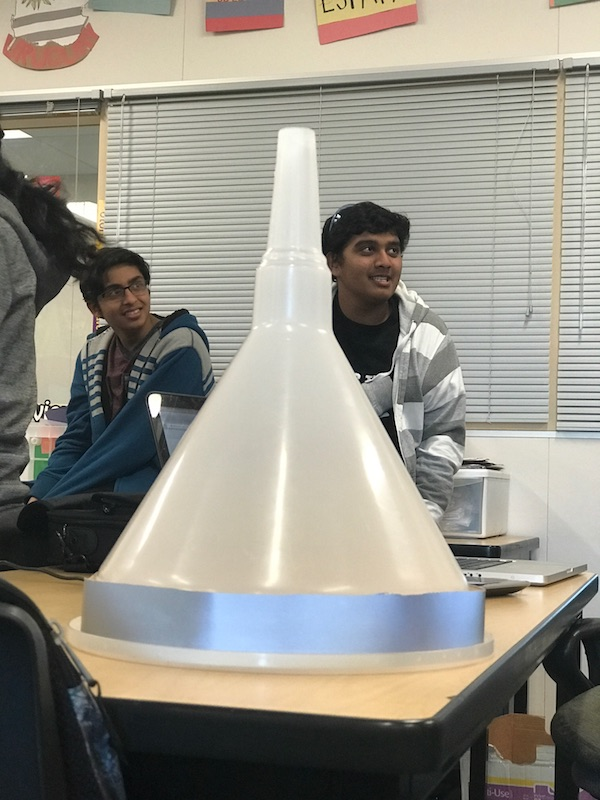
#> input picture pic.jpg, 600 x 800 px
$ python main.py pic.jpg
#> lines starting #> are read from the running program, lines starting #| are printed output that depends on the picture
### Slider.py
import cv2 as cv

class Slider(object):
	"""docstring for Slider"""
	def __init__(self, src):
#> called with src = 'pic.jpg'
		super(Slider, self).__init__()
		image = cv.imread(src)
#> image is the input picture: shape (800, 600, 3); mean B, G, R 135.4, 145.2, 147.9
		image = cv.GaussianBlur(image, (3,3), 1, 1)
		cvted = cv.cvtColor(image, cv.COLOR_BGR2HSV)
#> cvted: shape (800, 600, 3); mean H, S, V 44.2, 37.4, 152.6
		seperated = cv.split(cvted)
		hue = seperated[0]
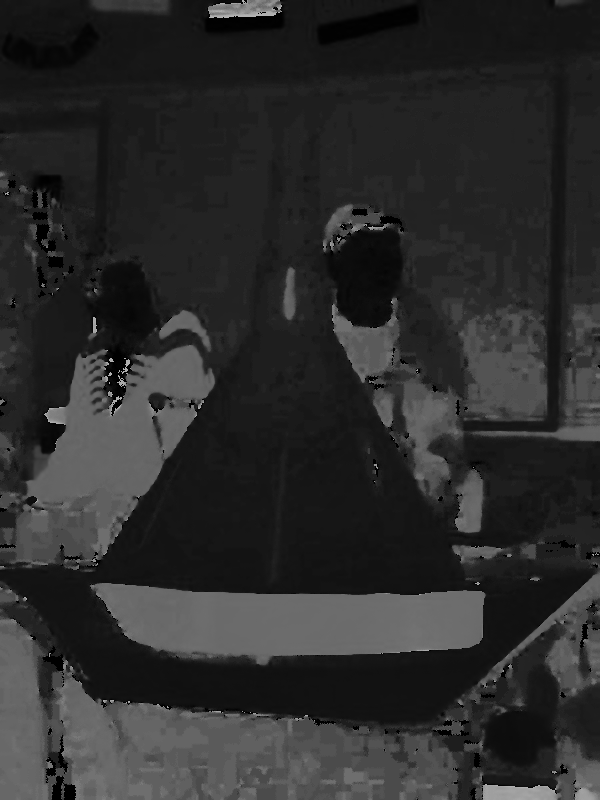
#> hue: shape (800, 600); min 0, max 179, mean 44.2
		self.img = hue
		self.min = 0
		self.max = 255

	def getImage(self):
		return self.img

	def setMin(self, val):
		self.min = val
		self.thresh()

	def setMax(self, val):
		self.max = val
		self.thresh()

	"""private methods"""

	# [5 lines left out: function thresh, not called in this run]
		#return result

def printVersion():
	print("Version 1.0")

### main.py
import cv2 as cv
import sys
import Slider as core

core.printVersion()


if (len(sys.argv) != 2):
	print("Usage: python " + str(sys.argv[0]) + " <imgpath>")
	sys.exit()

#cv.namedWindow("Thresholded", cv.WINDOW_NORMAL)
minHue = 0
maxHue = 255
slider = core.Slider(sys.argv[1])

def changeLower(num):
	slider.setMin(minHue)

def changeUpper(num):
	slider.setMax(maxHue)


cv.namedWindow("Threshold Controls", cv.WINDOW_NORMAL)

cv.createTrackbar("hueMin", "Threshold Controls", minHue, 255, changeLower)

cv.createTrackbar("hueMax", "Threshold Controls", maxHue, 255, changeUpper)
while True:
    cv.imshow('image', slider.getImage())
    cv.waitKey(1)
    cv.destroyWindow('image')

'''
img = cv.imread(sys.argv[1])
img = cv.GaussianBlur(img, (3,3), 1, 1)
cvted = cv.cvtColor(img, cv.COLOR_BGR2HSV)
seperated = cv.split(cvted)
hue = seperated[0]
result = img

def thresh():
	a, lower = cv.threshold(hue, minHue, 255, cv.THRESH_BINARY)
	b, upper = cv.threshold(hue, maxHue, 255, cv.THRESH_BINARY_INV)

	result = lower & upper
	return result
	#cv.imshow("Thresholded", result)

def changeLower(num):
	minHue = num
	print("Min Hue: " + str(minHue))

	thresh()

def changeUpper(num):
	maxHue = num
	print("Max Hue: " + str(maxHue))

	thresh()

cv.namedWindow("Threshold Controls", cv.WINDOW_NORMAL)

cv.createTrackbar("hueMin", "Threshold Controls", minHue, 255, changeLower)

cv.createTrackbar("hueMax", "Threshold Controls", maxHue, 255, changeUpper)
#cv.namedWindow("Thresholded", cv.WINDOW_NORMAL)
#thresh()
while True:
	cv.imshow("Thresholded", result)
	result = thresh()
	cv.waitKey(1)

cv.waitKey(0)
'''
